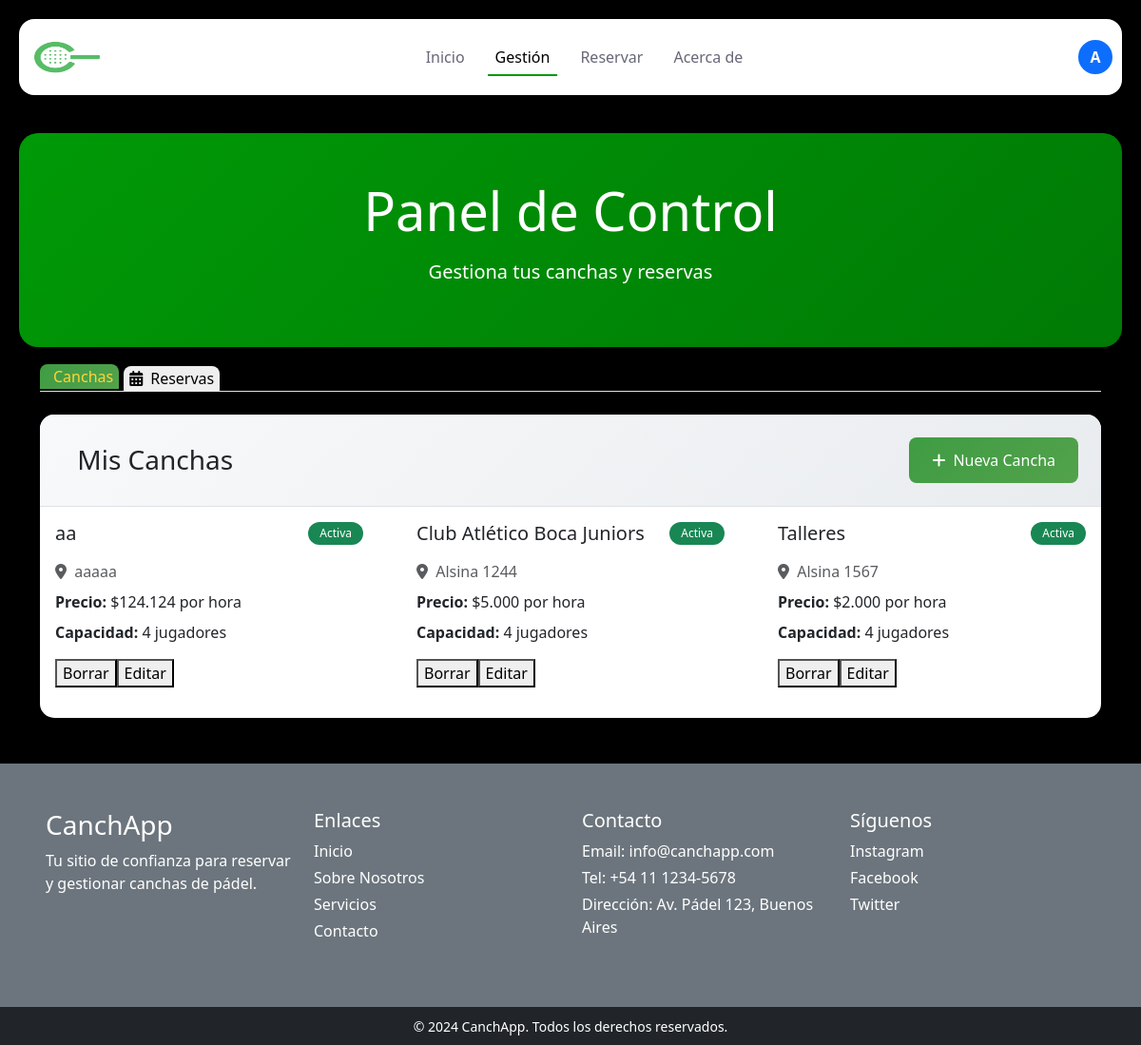
Page /gestion.php (signed in) on the committed database.
### tables this page shows
CREATE TABLE `cancha` (
  `id_cancha` int(11) NOT NULL,
  `id_duenio` int(11) NOT NULL,
  `nombre` varchar(120) NOT NULL,
  `lugar` varchar(120) NOT NULL,
  `foto` varchar(255) NOT NULL,
  `bio` text NOT NULL,
  `verificado` tinyint(1) NOT NULL,
  `valoracion` int(10) NOT NULL,
  `precio` int(11) NOT NULL
);

### gestion.php (the view, shortened to what this page needs)
<?php
require_once 'conexiones/conDB.php';
$nombre = $_SESSION['nombre'] ?? null;
$foto = $_SESSION['foto'] ?? null;
$id_duenio = $_SESSION['id'];
try {
    $stmt = $pdo->prepare("
        SELECT
            c.*,
            COUNT(v.id_valoracion) as total_valoraciones,
            AVG(v.valor) as promedio_valoraciones,
            ROUND(AVG(v.valor), 1) as promedio_redondeado
        FROM cancha c
        LEFT JOIN valoracion v ON c.id_cancha = v.id_cancha
        WHERE c.id_duenio = ?
        GROUP BY c.id_cancha
        ORDER BY c.nombre
    ");
    $stmt->execute([$id_duenio]);
    $miscanchas = $stmt->fetchAll(PDO::FETCH_ASSOC);
} catch (PDOException $e) {
    $error = "Error al cargar canchas: " . $e->getMessage();
    $miscanchas = [];
}
?>
<!DOCTYPE html>
<html lang="es">
<head>
    <link href="https://cdn.jsdelivr.net/npm/bootstrap@5.3.8/dist/css/bootstrap.min.css" rel="stylesheet"
>
    <link href="https://cdnjs.cloudflare.com/ajax/libs/font-awesome/6.0.0/css/all.min.css" rel="stylesheet">
    <link rel="stylesheet" href="style.css">
</head>
<body>
    <div class="container-fluid p-0 m-0 main-container">
        <div class="row" id="navbar">
            <div class="col-12">
                <nav class="navbar navbar-expand-lg">
                    <a class="navbar-brand me-auto" href="#">
                        <img src="image/icon.png" alt="Logo" width="85" height="60"
                            class="d-inline-block align-text-top">
                    </a>
                    <div class="offcanvas offcanvas-end" tabindex="-1" id="offcanvasNavbar"
                        aria-labelledby="offcanvasNavbarLabel">
                        <div class="offcanvas-body">
                            <ul class="navbar-nav justify-content-center flex-grow-1 pe-3">
                                <li class="nav-item">
                                    <a class="nav-link mx-lg-2" href="index.php">Inicio</a>
                                </li>
                                <li class="nav-item">
                                    <a class="nav-link mx-lg-2 active" aria-current="page">Gestión</a>
                                </li>
                                <li class="nav-item">
                                    <a class="nav-link mx-lg-2" href="buscador.php">Reservar</a>
                                </li>
                                <li class="nav-item">
                                    <a class="nav-link mx-lg-2" href="acerca-de.php">Acerca de</a>
                                </li>
                            </ul>
                        </div>
                    </div>
                    <?php if ($nombre): ?>
                        <div class="dropdown">
                            <button class="btn p-0 border-0" type="button" data-bs-toggle="dropdown" aria-expanded="false">
                                <?php if (!empty($foto)): ?>
                                    <img src="uploads/usuarios/<?= htmlspecialchars($foto) ?>"
                                        alt="Foto de perfil de <?= htmlspecialchars($nombre) ?>"
                                        class="rounded-circle border border-2 border-white" width="40" height="40"
                                        style="object-fit: cover;">
                                <?php else: ?>
                                    <div class="rounded-circle border border-2 border-white d-flex align-items-center justify-content-center bg-primary text-white"
                                        style="width: 40px; height: 40px; font-size: 16px; font-weight: bold;">
                                        <?= strtoupper(substr($nombre, 0, length: 1)) ?>
                                    </div>
                                <?php endif; ?>
                            </button>
                        </div>
                    <?php else: ?>
                        <a href="inicioses.php" class="login-button btn btn-primary">Login</a>
                    <?php endif; ?>
                </nav>
            </div>
        </div>
        <div class="hero-section" id="inicio">
            <div class="container">
                <div class="text-center">
                    <h1 class="display-4 mb-3">Panel de Control</h1>
                    <p class="lead">Gestiona tus canchas y reservas</p>
                </div>
            </div>
        </div>
        <div class="container">
            <ul class="nav nav-tabs mb-4" id="managementTabs" role="tablist">
                <li class="nav-item" role="presentation">
                    <button class="nav-link-2 active" id="courts-tab" data-bs-toggle="tab" data-bs-target="#courts"
                        type="button" role="tab">
                        <i class="fas fa-tennis-ball me-2"></i>Canchas
                    </button>
                </li>
                <li class="nav-item" role="presentation">
                    <button class="nav-link-2" id="bookings-tab" data-bs-toggle="tab" data-bs-target="#bookings"
                        type="button" role="tab">
                        <i class="fas fa-calendar-alt me-2"></i>Reservas
                    </button>
                </li>
            </ul>
            <div class="tab-content" id="managementTabsContent">
                <div class="tab-pane fade show active" id="courts" role="tabpanel">
                    <div class="section-card">
                        <div class="section-header">
                            <div class="d-flex justify-content-between align-items-center">
                                <h3 class="mb-0">
                                    Mis Canchas
                                </h3>
                                <div>
                                    <a href="crear_cancha.php" class="btn btn-primary">
                                        <i class="fas fa-plus me-2"></i>Nueva Cancha
                                    </a>
                                </div>
                            </div>
                        </div>
                        <div class="card-body">
                            <?php if (!empty($miscanchas)): ?>
                                <div class="row">
                                    <?php foreach ($miscanchas as $cancha): ?>
                                        <div class="col-md-4 mb-3">
                                            <div class="card cancha-card h-100">
                                                <div class="card-body">
                                                    <div class="d-flex justify-content-between align-items-start mb-2">
                                                        <h5 class="card-title"><?= htmlspecialchars($cancha['nombre']) ?></h5>
                                                        <span class="badge bg-success status-badge">Activa</span>
                                                    </div>
                                                    <p class="card-text text-muted mb-2">
                                                        <i class="fas fa-map-marker-alt me-1"></i>
                                                        <?= htmlspecialchars($cancha['lugar']) ?>
                                                    </p>
                                                    <p class="card-text mb-2">
                                                        <strong>Precio:</strong>
                                                        $<?= number_format($cancha['precio'], 0, ',', '.') ?> por hora
                                                    </p>
                                                    <p class="card-text mb-3">
                                                        <strong>Capacidad:</strong> 4 jugadores
                                                    </p>
                                                    <div class="btn-group w-100">
                                                        <form method="post" action="eliminar_cancha.php" style="display:inline;"
                                                            onsubmit="return confirm('¿Seguro que querés eliminar esta cancha?');">
                                                            <button type="submit">Borrar</button>
                                                        </form>
                                                        <button onclick="abrirModal(
                        '<?= $cancha['id_cancha'] ?>',
                        '<?= htmlspecialchars($cancha['nombre']) ?>',
                        '<?= htmlspecialchars($cancha['lugar']) ?>',
                        '<?= htmlspecialchars($cancha['bio']) ?>',
                        '<?= htmlspecialchars($cancha['precio']) ?>',
                        '<?= htmlspecialchars($cancha['foto']) ?>'
                        )">Editar</button>
                                                    </div>
                                                </div>
                                            </div>
                                        </div>
                                    <?php endforeach; ?>
                                </div>
                            <?php endif; ?>
                        </div>
                    </div>
                </div>
            </div>
        </div>
        <footer class="mt-5">
            <div class="row p-5 bg-secondary text-white">
                <div class="col-xs-12 col-md-6 col-lg-3 mb-3">
                    <h3 class="mb-2">CanchApp</h3>
                    <p>Tu sitio de confianza para reservar y gestionar canchas de pádel.</p>
                </div>
                <div class="col-xs-12 col-md-6 col-lg-3 mb-3">
                    <h5 class="mb-2">Enlaces</h5>
                    <a href="#" class="d-block text-white text-decoration-none mb-1">Inicio</a>
                    <a href="#" class="d-block text-white text-decoration-none mb-1">Sobre Nosotros</a>
                    <a href="#" class="d-block text-white text-decoration-none mb-1">Servicios</a>
                    <a href="#" class="d-block text-white text-decoration-none mb-1">Contacto</a>
                </div>
                <div class="col-xs-12 col-md-6 col-lg-3 mb-3">
                    <h5 class="mb-2">Contacto</h5>
                    <p class="mb-1">Email: info@canchapp.com</p>
                    <p class="mb-1">Tel: +54 11 1234-5678</p>
                    <p class="mb-1">Dirección: Av. Pádel 123, Buenos Aires</p>
                </div>
                <div class="col-xs-12 col-md-6 col-lg-3 mb-3">
                    <h5 class="mb-2">Síguenos</h5>
                    <a href="#" class="d-block text-white text-decoration-none mb-1">Instagram</a>
                    <a href="#" class="d-block text-white text-decoration-none mb-1">Facebook</a>
                    <a href="#" class="d-block text-white text-decoration-none mb-1">Twitter</a>
                </div>
            </div>
            <div class="row bg-dark text-white text-center py-2">
                <div class="col-12">
                    <small>&copy; 2024 CanchApp. Todos los derechos reservados.</small>
                </div>
            </div>
        </footer>
    </div>
</body>
</html>

### style.css (style rules this page uses)
.navbar { background-color: white; height: 80px; margin: 20px; border-radius: 16px; padding: 0.5rem; }
.navbar-brand { font-size: 24px; font-weight: 500; color: #009907; transition: 0.3s color; }
.nav-link { color: #666777; font-weight: 500; position: relative; }
.nav-link:hover, .nav-link.active { color: #000; }
@media (min-width: 991px) { .nav-link::before { content: ""; position: absolute; bottom: 0; left: 50%; transform: translateX(-50%); width: 0; height: 2px; background-color: #009907; visibility: hidden; transition: 0.3s ease-in-out; } }
@media (min-width: 991px) { .nav-link:hover::before, .nav-link.active::before { width: 100%; visibility: visible; } }
body { background-color: #000; overflow-x: hidden; }
html, body { overscroll-behavior-y: none; overscroll-behavior-x: none; }
.btn-primary { background: linear-gradient(135deg, #009907, #007a05); border: none; font-weight: 600; transition: transform 0.3s ease; }
.card { transition: transform 0.3s ease, box-shadow 0.3s ease; }
#inicio { background: linear-gradient(135deg, #009907, #007a05); border-radius: 20px; margin: 20px; }
.btn { transition: all 0.3s ease; }

### gestion.php (style rules this page uses)
body { background-color: #000000ff; }
.main-container { min-height: 100vh; }
.nav-link-2 { color: black !important; font-weight: 500; transition: all 0.3s ease; }
.nav-link-2:hover, .nav-link-2.active { color: #ffd43b !important; transform: translateY(-2px); }
.hero-section { background: linear-gradient(135deg, #3f9c43ff 0%, #52a24bff 100%); color: white; padding: 3rem 0; margin-bottom: 2rem; }
.section-card { background: white; border-radius: 15px; box-shadow: 0 4px 15px rgba(0, 0, 0, 0.1); border: none; margin-bottom: 2rem; }
.section-header { background: linear-gradient(135deg, #f8f9fa, #e9ecef); border-radius: 15px 15px 0 0; padding: 1.5rem; border-bottom: 1px solid #dee2e6; }
.btn-primary { background: linear-gradient(135deg, #3f9c43ff, #52a24bff); border: none; padding: 0.75rem 1.5rem; border-radius: 8px; font-weight: 500; transition: all 0.3s ease; }
.badge { padding: 0.5rem 0.75rem; border-radius: 20px; font-weight: 500; }
.cancha-card { transition: transform 0.3s ease; border: none; border-radius: 15px; overflow: hidden; }
.status-badge { font-size: 0.75rem; padding: 0.375rem 0.75rem; }
.nav-tabs .nav-link-2 { color: #495057; border: none; border-radius: 8px 8px 0 0; margin-right: 5px; }
.nav-tabs .nav-link-2.active { background: linear-gradient(135deg, #3f9c43ff, #52a24bff); color: white; border: none; }

### rows in the picture
cancha: nombre "aa", lugar "aaaaa", precio "124.124"
cancha: nombre "Club Atlético Boca Juniors", lugar "Alsina 1244", precio "5.000"
cancha: nombre "Talleres", lugar "Alsina 1567", precio "2.000"

### other values in the picture
substr($nombre, 0, length: 1) "A"
